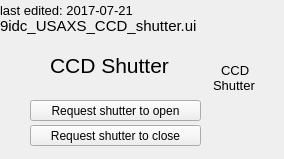
<?xml version="1.0" encoding="UTF-8"?>
<ui version="4.0">
 <class>Form</class>
 <widget class="caFrame" name="Form">
  <property name="geometry">
   <rect>
    <x>0</x>
    <y>0</y>
    <width>284</width>
    <height>159</height>
   </rect>
  </property>
  <property name="windowTitle">
   <string>Form</string>
  </property>
  <widget class="QLabel" name="label_36">
   <property name="geometry">
    <rect>
     <x>213</x>
     <y>75</y>
     <width>51</width>
     <height>21</height>
    </rect>
   </property>
   <property name="font">
    <font>
     <pointsize>10</pointsize>
    </font>
   </property>
   <property name="styleSheet">
    <string notr="true">color: rgb(0, 0, 0)</string>
   </property>
   <property name="text">
    <string>&lt;html&gt;&lt;head/&gt;&lt;body&gt;&lt;p&gt;Shutter&lt;/p&gt;&lt;/body&gt;&lt;/html&gt;</string>
   </property>
  </widget>
  <widget class="caMessageButton" name="camessagebutton_10">
   <property name="geometry">
    <rect>
     <x>30</x>
     <y>125</y>
     <width>171</width>
     <height>21</height>
    </rect>
   </property>
   <property name="text">
    <string>Request shutter to close</string>
   </property>
   <property name="channel" stdset="0">
    <string notr="true">9idcUSX:pmm01:reg01:bo01</string>
   </property>
   <property name="foreground">
    <color>
     <red>255</red>
     <green>255</green>
     <blue>255</blue>
    </color>
   </property>
   <property name="background">
    <color>
     <red>0</red>
     <green>0</green>
     <blue>140</blue>
    </color>
   </property>
  </widget>
  <widget class="caPolyLine" name="caPolygon_12">
   <property name="geometry">
    <rect>
     <x>222</x>
     <y>95</y>
     <width>35</width>
     <height>60</height>
    </rect>
   </property>
   <property name="foreground">
    <color>
     <red>184</red>
     <green>184</green>
     <blue>188</blue>
    </color>
   </property>
   <property name="linestyle" stdset="0">
    <enum>caPolyLine::Solid</enum>
   </property>
   <property name="lineSize">
    <number>2</number>
   </property>
   <property name="lineColor">
    <color>
     <red>0</red>
     <green>0</green>
     <blue>0</blue>
    </color>
   </property>
   <property name="xyPairs" stdset="0">
    <string>0,47;35,60;35,11;0,0;0,47</string>
   </property>
   <property name="fillstyle" stdset="0">
    <enum>caPolyLine::Filled</enum>
   </property>
   <property name="polystyle" stdset="0">
    <enum>caPolyLine::Polygon</enum>
   </property>
   <property name="visibility">
    <enum>caPolyLine::IfNotZero</enum>
   </property>
   <property name="channel" stdset="0">
    <string>9idcUSX:pmm01:reg01:bo01</string>
   </property>
  </widget>
  <widget class="QLabel" name="label_37">
   <property name="geometry">
    <rect>
     <x>221</x>
     <y>60</y>
     <width>31</width>
     <height>21</height>
    </rect>
   </property>
   <property name="font">
    <font>
     <pointsize>10</pointsize>
    </font>
   </property>
   <property name="styleSheet">
    <string notr="true">color: rgb(0, 0, 0)</string>
   </property>
   <property name="text">
    <string>&lt;html&gt;&lt;head/&gt;&lt;body&gt;&lt;p&gt;CCD&lt;/p&gt;&lt;/body&gt;&lt;/html&gt;</string>
   </property>
  </widget>
  <widget class="caPolyLine" name="caPolygon_4">
   <property name="geometry">
    <rect>
     <x>230</x>
     <y>100</y>
     <width>20</width>
     <height>28</height>
    </rect>
   </property>
   <property name="foreground">
    <color>
     <red>0</red>
     <green>216</green>
     <blue>0</blue>
    </color>
   </property>
   <property name="linestyle" stdset="0">
    <enum>caPolyLine::Solid</enum>
   </property>
   <property name="lineSize">
    <number>2</number>
   </property>
   <property name="lineColor">
    <color>
     <red>0</red>
     <green>216</green>
     <blue>0</blue>
    </color>
   </property>
   <property name="xyPairs" stdset="0">
    <string>0,22;20,28;20,5;0,0;0,22</string>
   </property>
   <property name="fillstyle" stdset="0">
    <enum>caPolyLine::Filled</enum>
   </property>
   <property name="polystyle" stdset="0">
    <enum>caPolyLine::Polygon</enum>
   </property>
   <property name="visibility">
    <enum>caPolyLine::IfNotZero</enum>
   </property>
   <property name="channel" stdset="0">
    <string>9idcUSX:pmm01:reg01:bo01</string>
   </property>
  </widget>
  <widget class="caMessageButton" name="camessagebutton_5">
   <property name="geometry">
    <rect>
     <x>30</x>
     <y>100</y>
     <width>171</width>
     <height>21</height>
    </rect>
   </property>
   <property name="text">
    <string>Request shutter to open</string>
   </property>
   <property name="channel" stdset="0">
    <string notr="true">9idcUSX:pmm01:reg01:bo01</string>
   </property>
   <property name="foreground">
    <color>
     <red>255</red>
     <green>255</green>
     <blue>255</blue>
    </color>
   </property>
   <property name="background">
    <color>
     <red>0</red>
     <green>0</green>
     <blue>140</blue>
    </color>
   </property>
  </widget>
  <widget class="QLabel" name="label_58">
   <property name="geometry">
    <rect>
     <x>50</x>
     <y>50</y>
     <width>151</width>
     <height>32</height>
    </rect>
   </property>
   <property name="font">
    <font>
     <pointsize>16</pointsize>
     <weight>75</weight>
     <bold>true</bold>
    </font>
   </property>
   <property name="styleSheet">
    <string notr="true">color:rgb(0, 0, 0)</string>
   </property>
   <property name="text">
    <string>&lt;html&gt;&lt;head/&gt;&lt;body&gt;&lt;p&gt;&lt;span style=&quot; font-weight:400;&quot;&gt;CCD Shutter &lt;/span&gt;&lt;/p&gt;&lt;/body&gt;&lt;/html&gt;</string>
   </property>
  </widget>
  <widget class="caPolyLine" name="caPolygon_6">
   <property name="geometry">
    <rect>
     <x>230</x>
     <y>120</y>
     <width>20</width>
     <height>28</height>
    </rect>
   </property>
   <property name="foreground">
    <color>
     <red>255</red>
     <green>0</green>
     <blue>0</blue>
    </color>
   </property>
   <property name="linestyle" stdset="0">
    <enum>caPolyLine::Solid</enum>
   </property>
   <property name="lineSize">
    <number>2</number>
   </property>
   <property name="lineColor">
    <color>
     <red>255</red>
     <green>0</green>
     <blue>0</blue>
    </color>
   </property>
   <property name="xyPairs" stdset="0">
    <string>0,22;20,28;20,5;0,0;0,22</string>
   </property>
   <property name="fillstyle" stdset="0">
    <enum>caPolyLine::Filled</enum>
   </property>
   <property name="polystyle" stdset="0">
    <enum>caPolyLine::Polygon</enum>
   </property>
   <property name="visibility">
    <enum>caPolyLine::IfNotZero</enum>
   </property>
   <property name="channel" stdset="0">
    <string>9idcUSX:pmm01:reg01:bo01</string>
   </property>
  </widget>
  <widget class="caLabel" name="caLabel_4">
   <property name="geometry">
    <rect>
     <x>0</x>
     <y>-10</y>
     <width>421</width>
     <height>41</height>
    </rect>
   </property>
   <property name="font">
    <font>
     <pointsize>10</pointsize>
    </font>
   </property>
   <property name="frameShape">
    <enum>QFrame::NoFrame</enum>
   </property>
   <property name="text">
    <string>&lt;html&gt;&lt;head/&gt;&lt;body&gt;&lt;p&gt;last edited: 2017-07-21&lt;/p&gt;&lt;/body&gt;&lt;/html&gt;</string>
   </property>
   <property name="alignment">
    <set>Qt::AlignAbsolute|Qt::AlignLeading|Qt::AlignLeft|Qt::AlignVCenter</set>
   </property>
   <property name="fontScaleMode">
    <enum>ESimpleLabel::WidthAndHeight</enum>
   </property>
   <property name="foreground">
    <color>
     <red>0</red>
     <green>0</green>
     <blue>0</blue>
    </color>
   </property>
   <property name="background">
    <color alpha="0">
     <red>0</red>
     <green>0</green>
     <blue>0</blue>
    </color>
   </property>
  </widget>
  <widget class="caLabel" name="caLabel_3">
   <property name="geometry">
    <rect>
     <x>0</x>
     <y>15</y>
     <width>200</width>
     <height>21</height>
    </rect>
   </property>
   <property name="font">
    <font>
     <pointsize>11</pointsize>
    </font>
   </property>
   <property name="frameShape">
    <enum>QFrame::NoFrame</enum>
   </property>
   <property name="text">
    <string>9idc_USAXS_CCD_shutter.ui</string>
   </property>
   <property name="alignment">
    <set>Qt::AlignAbsolute|Qt::AlignLeading|Qt::AlignLeft|Qt::AlignVCenter</set>
   </property>
   <property name="fontScaleMode">
    <enum>ESimpleLabel::WidthAndHeight</enum>
   </property>
   <property name="foreground">
    <color>
     <red>0</red>
     <green>0</green>
     <blue>0</blue>
    </color>
   </property>
   <property name="background">
    <color alpha="0">
     <red>0</red>
     <green>0</green>
     <blue>0</blue>
    </color>
   </property>
  </widget>
 </widget>
 <customwidgets>
  <customwidget>
   <class>caMessageButton</class>
   <extends>QPushButton</extends>
   <header>caMessageButton</header>
  </customwidget>
  <customwidget>
   <class>caFrame</class>
   <extends>QFrame</extends>
   <header>caFrame</header>
   <container>1</container>
  </customwidget>
  <customwidget>
   <class>caLabel</class>
   <extends>QLabel</extends>
   <header>caLabel</header>
  </customwidget>
  <customwidget>
   <class>caPolyLine</class>
   <extends>QWidget</extends>
   <header>caPolyLine</header>
  </customwidget>
 </customwidgets>
 <resources/>
 <connections/>
</ui>
